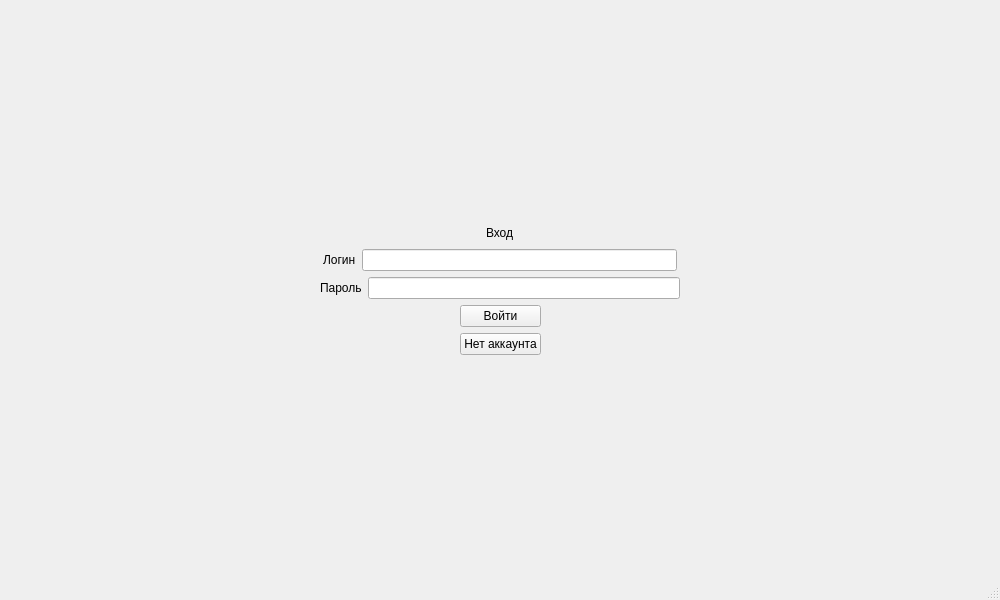
<?xml version="1.0" encoding="UTF-8"?>
<ui version="4.0">
 <class>MainWindow</class>
 <widget class="QMainWindow" name="MainWindow">
  <property name="geometry">
   <rect>
    <x>0</x>
    <y>0</y>
    <width>1000</width>
    <height>600</height>
   </rect>
  </property>
  <property name="sizePolicy">
   <sizepolicy hsizetype="Fixed" vsizetype="Fixed">
    <horstretch>0</horstretch>
    <verstretch>0</verstretch>
   </sizepolicy>
  </property>
  <property name="windowTitle">
   <string>MainWindow</string>
  </property>
  <widget class="QWidget" name="centralwidget">
   <layout class="QVBoxLayout" name="verticalLayout">
    <item>
     <spacer name="verticalSpacer">
      <property name="orientation">
       <enum>Qt::Vertical</enum>
      </property>
      <property name="sizeHint" stdset="0">
       <size>
        <width>20</width>
        <height>40</height>
       </size>
      </property>
     </spacer>
    </item>
    <item>
     <layout class="QHBoxLayout" name="horizontalLayout_4">
      <item>
       <spacer name="horizontalSpacer_8">
        <property name="orientation">
         <enum>Qt::Horizontal</enum>
        </property>
        <property name="sizeHint" stdset="0">
         <size>
          <width>40</width>
          <height>20</height>
         </size>
        </property>
       </spacer>
      </item>
      <item>
       <widget class="QLabel" name="label">
        <property name="text">
         <string>Вход</string>
        </property>
       </widget>
      </item>
      <item>
       <spacer name="horizontalSpacer_9">
        <property name="orientation">
         <enum>Qt::Horizontal</enum>
        </property>
        <property name="sizeHint" stdset="0">
         <size>
          <width>40</width>
          <height>20</height>
         </size>
        </property>
       </spacer>
      </item>
     </layout>
    </item>
    <item>
     <layout class="QHBoxLayout" name="horizontalLayout">
      <item>
       <spacer name="horizontalSpacer">
        <property name="orientation">
         <enum>Qt::Horizontal</enum>
        </property>
        <property name="sizeHint" stdset="0">
         <size>
          <width>40</width>
          <height>20</height>
         </size>
        </property>
       </spacer>
      </item>
      <item>
       <widget class="QLabel" name="label_2">
        <property name="text">
         <string>Логин</string>
        </property>
       </widget>
      </item>
      <item>
       <widget class="QLineEdit" name="lineEdit_11"/>
      </item>
      <item>
       <spacer name="horizontalSpacer_2">
        <property name="orientation">
         <enum>Qt::Horizontal</enum>
        </property>
        <property name="sizeHint" stdset="0">
         <size>
          <width>40</width>
          <height>20</height>
         </size>
        </property>
       </spacer>
      </item>
     </layout>
    </item>
    <item>
     <layout class="QHBoxLayout" name="horizontalLayout_2">
      <item>
       <spacer name="horizontalSpacer_3">
        <property name="orientation">
         <enum>Qt::Horizontal</enum>
        </property>
        <property name="sizeHint" stdset="0">
         <size>
          <width>40</width>
          <height>20</height>
         </size>
        </property>
       </spacer>
      </item>
      <item>
       <widget class="QLabel" name="label_3">
        <property name="text">
         <string>Пароль</string>
        </property>
       </widget>
      </item>
      <item>
       <widget class="QLineEdit" name="lineEdit_12"/>
      </item>
      <item>
       <spacer name="horizontalSpacer_7">
        <property name="orientation">
         <enum>Qt::Horizontal</enum>
        </property>
        <property name="sizeHint" stdset="0">
         <size>
          <width>40</width>
          <height>20</height>
         </size>
        </property>
       </spacer>
      </item>
     </layout>
    </item>
    <item>
     <layout class="QHBoxLayout" name="horizontalLayout_6">
      <item>
       <spacer name="horizontalSpacer_10">
        <property name="orientation">
         <enum>Qt::Horizontal</enum>
        </property>
        <property name="sizeHint" stdset="0">
         <size>
          <width>40</width>
          <height>20</height>
         </size>
        </property>
       </spacer>
      </item>
      <item>
       <layout class="QVBoxLayout" name="verticalLayout_4">
        <item>
         <widget class="QPushButton" name="pushButton">
          <property name="text">
           <string>Войти</string>
          </property>
         </widget>
        </item>
        <item>
         <widget class="QPushButton" name="pushButton_2">
          <property name="text">
           <string>Нет аккаунта</string>
          </property>
         </widget>
        </item>
       </layout>
      </item>
      <item>
       <spacer name="horizontalSpacer_11">
        <property name="orientation">
         <enum>Qt::Horizontal</enum>
        </property>
        <property name="sizeHint" stdset="0">
         <size>
          <width>40</width>
          <height>20</height>
         </size>
        </property>
       </spacer>
      </item>
     </layout>
    </item>
    <item>
     <spacer name="verticalSpacer_2">
      <property name="orientation">
       <enum>Qt::Vertical</enum>
      </property>
      <property name="sizeHint" stdset="0">
       <size>
        <width>20</width>
        <height>40</height>
       </size>
      </property>
     </spacer>
    </item>
   </layout>
  </widget>
  <widget class="QMenuBar" name="menubar">
   <property name="geometry">
    <rect>
     <x>0</x>
     <y>0</y>
     <width>1000</width>
     <height>26</height>
    </rect>
   </property>
  </widget>
  <widget class="QStatusBar" name="statusbar"/>
 </widget>
 <resources/>
 <connections/>
</ui>
